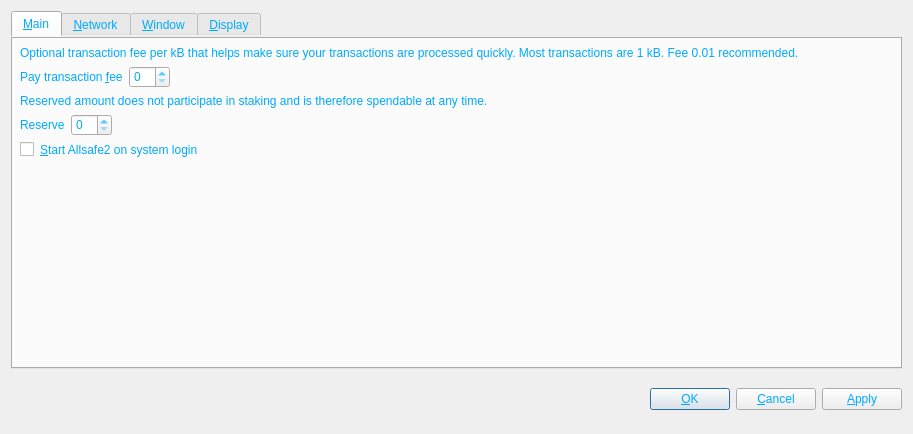
<?xml version="1.0" encoding="UTF-8"?>
<ui version="4.0">
 <class>OptionsDialog</class>
 <widget class="QDialog" name="OptionsDialog">
  <property name="geometry">
   <rect>
    <x>0</x>
    <y>0</y>
    <width>913</width>
    <height>434</height>
   </rect>
  </property>
  <property name="windowTitle">
   <string>Options</string>
  </property>
  <property name="styleSheet">
   <string notr="true">background-image: url(:/images/as1);
color: rgb(0, 170, 255);</string>
  </property>
  <property name="modal">
   <bool>true</bool>
  </property>
  <layout class="QVBoxLayout" name="verticalLayout">
   <item>
    <widget class="QTabWidget" name="tabWidget">
     <property name="styleSheet">
      <string notr="true">border-color: rgb(85, 170, 255);</string>
     </property>
     <property name="tabPosition">
      <enum>QTabWidget::North</enum>
     </property>
     <property name="currentIndex">
      <number>0</number>
     </property>
     <widget class="QWidget" name="tabMain">
      <attribute name="title">
       <string>&amp;Main</string>
      </attribute>
      <layout class="QVBoxLayout" name="verticalLayout_Main">
       <item>
        <widget class="QLabel" name="transactionFeeInfoLabel">
         <property name="text">
          <string>Optional transaction fee per kB that helps make sure your transactions are processed quickly. Most transactions are 1 kB. Fee 0.01 recommended.</string>
         </property>
         <property name="textFormat">
          <enum>Qt::PlainText</enum>
         </property>
         <property name="wordWrap">
          <bool>true</bool>
         </property>
        </widget>
       </item>
       <item>
        <layout class="QHBoxLayout" name="horizontalLayoutFee">
         <item>
          <widget class="QLabel" name="transactionFeeLabel">
           <property name="text">
            <string>Pay transaction &amp;fee</string>
           </property>
           <property name="textFormat">
            <enum>Qt::PlainText</enum>
           </property>
           <property name="buddy">
            <cstring>transactionFee</cstring>
           </property>
          </widget>
         </item>
         <item>
          <widget class="BitcoinAmountField" name="transactionFee"/>
         </item>
         <item>
          <spacer name="horizontalSpacerFee">
           <property name="orientation">
            <enum>Qt::Horizontal</enum>
           </property>
           <property name="sizeHint" stdset="0">
            <size>
             <width>40</width>
             <height>20</height>
            </size>
           </property>
          </spacer>
         </item>
        </layout>
       </item>
       <item>
        <widget class="QLabel" name="reserveBalanceInfoLabel">
         <property name="text">
          <string>Reserved amount does not participate in staking and is therefore spendable at any time.</string>
         </property>
         <property name="textFormat">
          <enum>Qt::PlainText</enum>
         </property>
         <property name="wordWrap">
          <bool>true</bool>
         </property>
        </widget>
       </item>
       <item>
        <layout class="QHBoxLayout" name="horizontalLayoutReserveBalance">
         <item>
          <widget class="QLabel" name="reserveBalanceLabel">
           <property name="text">
            <string>Reserve</string>
           </property>
           <property name="textFormat">
            <enum>Qt::PlainText</enum>
           </property>
           <property name="buddy">
            <cstring>reserveBalance</cstring>
           </property>
          </widget>
         </item>
         <item>
          <widget class="BitcoinAmountField" name="reserveBalance"/>
         </item>
         <item>
          <spacer name="horizontalSpacerReserveBalance">
           <property name="orientation">
            <enum>Qt::Horizontal</enum>
           </property>
           <property name="sizeHint" stdset="0">
            <size>
             <width>40</width>
             <height>20</height>
            </size>
           </property>
          </spacer>
         </item>
        </layout>
       </item>
       <item>
        <widget class="QCheckBox" name="bitcoinAtStartup">
         <property name="toolTip">
          <string>Automatically start Allsafe2 after logging in to the system.</string>
         </property>
         <property name="text">
          <string>&amp;Start Allsafe2 on system login</string>
         </property>
        </widget>
       </item>
       <item>
        <spacer name="verticalSpacer_Main">
         <property name="orientation">
          <enum>Qt::Vertical</enum>
         </property>
         <property name="sizeHint" stdset="0">
          <size>
           <width>20</width>
           <height>40</height>
          </size>
         </property>
        </spacer>
       </item>
      </layout>
     </widget>
     <widget class="QWidget" name="tabNetwork">
      <attribute name="title">
       <string>&amp;Network</string>
      </attribute>
      <layout class="QVBoxLayout" name="verticalLayout_Network">
       <item>
        <widget class="QCheckBox" name="mapPortUpnp">
         <property name="toolTip">
          <string>Automatically open the Allsafe2 client port on the router. This only works when your router supports UPnP and it is enabled.</string>
         </property>
         <property name="text">
          <string>Map port using &amp;UPnP</string>
         </property>
        </widget>
       </item>
       <item>
        <widget class="QCheckBox" name="connectSocks">
         <property name="toolTip">
          <string>Connect to the Allsafe2 network through a SOCKS proxy (e.g. when connecting through Tor).</string>
         </property>
         <property name="text">
          <string>&amp;Connect through SOCKS proxy:</string>
         </property>
        </widget>
       </item>
       <item>
        <layout class="QHBoxLayout" name="horizontalLayout_Network">
         <item>
          <widget class="QLabel" name="proxyIpLabel">
           <property name="text">
            <string>Proxy &amp;IP:</string>
           </property>
           <property name="textFormat">
            <enum>Qt::PlainText</enum>
           </property>
           <property name="buddy">
            <cstring>proxyIp</cstring>
           </property>
          </widget>
         </item>
         <item>
          <widget class="QValidatedLineEdit" name="proxyIp">
           <property name="maximumSize">
            <size>
             <width>140</width>
             <height>16777215</height>
            </size>
           </property>
           <property name="toolTip">
            <string>IP address of the proxy (e.g. 127.0.0.1)</string>
           </property>
          </widget>
         </item>
         <item>
          <widget class="QLabel" name="proxyPortLabel">
           <property name="text">
            <string>&amp;Port:</string>
           </property>
           <property name="textFormat">
            <enum>Qt::PlainText</enum>
           </property>
           <property name="buddy">
            <cstring>proxyPort</cstring>
           </property>
          </widget>
         </item>
         <item>
          <widget class="QLineEdit" name="proxyPort">
           <property name="maximumSize">
            <size>
             <width>55</width>
             <height>16777215</height>
            </size>
           </property>
           <property name="toolTip">
            <string>Port of the proxy (e.g. 9050)</string>
           </property>
          </widget>
         </item>
         <item>
          <widget class="QLabel" name="socksVersionLabel">
           <property name="text">
            <string>SOCKS &amp;Version:</string>
           </property>
           <property name="textFormat">
            <enum>Qt::PlainText</enum>
           </property>
           <property name="buddy">
            <cstring>socksVersion</cstring>
           </property>
          </widget>
         </item>
         <item>
          <widget class="QValueComboBox" name="socksVersion">
           <property name="toolTip">
            <string>SOCKS version of the proxy (e.g. 5)</string>
           </property>
          </widget>
         </item>
         <item>
          <spacer name="horizontalSpacer_Network">
           <property name="orientation">
            <enum>Qt::Horizontal</enum>
           </property>
           <property name="sizeHint" stdset="0">
            <size>
             <width>40</width>
             <height>20</height>
            </size>
           </property>
          </spacer>
         </item>
        </layout>
       </item>
       <item>
        <spacer name="verticalSpacer_Network">
         <property name="orientation">
          <enum>Qt::Vertical</enum>
         </property>
         <property name="sizeHint" stdset="0">
          <size>
           <width>20</width>
           <height>40</height>
          </size>
         </property>
        </spacer>
       </item>
      </layout>
     </widget>
     <widget class="QWidget" name="tabWindow">
      <attribute name="title">
       <string>&amp;Window</string>
      </attribute>
      <layout class="QVBoxLayout" name="verticalLayout_Window">
       <item>
        <widget class="QCheckBox" name="minimizeToTray">
         <property name="toolTip">
          <string>Show only a tray icon after minimizing the window.</string>
         </property>
         <property name="text">
          <string>&amp;Minimize to the tray instead of the taskbar</string>
         </property>
        </widget>
       </item>
       <item>
        <widget class="QCheckBox" name="minimizeOnClose">
         <property name="toolTip">
          <string>Minimize instead of exit the application when the window is closed. When this option is enabled, the application will be closed only after selecting Quit in the menu.</string>
         </property>
         <property name="text">
          <string>M&amp;inimize on close</string>
         </property>
        </widget>
       </item>
       <item>
        <spacer name="verticalSpacer_Window">
         <property name="orientation">
          <enum>Qt::Vertical</enum>
         </property>
         <property name="sizeHint" stdset="0">
          <size>
           <width>20</width>
           <height>40</height>
          </size>
         </property>
        </spacer>
       </item>
      </layout>
     </widget>
     <widget class="QWidget" name="tabDisplay">
      <attribute name="title">
       <string>&amp;Display</string>
      </attribute>
      <layout class="QVBoxLayout" name="verticalLayout_Display">
       <item>
        <layout class="QHBoxLayout" name="horizontalLayout_1_Display">
         <item>
          <widget class="QLabel" name="langLabel">
           <property name="text">
            <string>User Interface &amp;language:</string>
           </property>
           <property name="textFormat">
            <enum>Qt::PlainText</enum>
           </property>
           <property name="buddy">
            <cstring>lang</cstring>
           </property>
          </widget>
         </item>
         <item>
          <widget class="QValueComboBox" name="lang">
           <property name="toolTip">
            <string>The user interface language can be set here. This setting will take effect after restarting Allsafe2.</string>
           </property>
          </widget>
         </item>
        </layout>
       </item>
       <item>
        <layout class="QHBoxLayout" name="horizontalLayout_2_Display">
         <item>
          <widget class="QLabel" name="unitLabel">
           <property name="text">
            <string>&amp;Unit to show amounts in:</string>
           </property>
           <property name="textFormat">
            <enum>Qt::PlainText</enum>
           </property>
           <property name="buddy">
            <cstring>unit</cstring>
           </property>
          </widget>
         </item>
         <item>
          <widget class="QValueComboBox" name="unit">
           <property name="toolTip">
            <string>Choose the default subdivision unit to show in the interface and when sending coins.</string>
           </property>
          </widget>
         </item>
        </layout>
       </item>
       <item>
        <widget class="QCheckBox" name="displayAddresses">
         <property name="toolTip">
          <string>Whether to show Allsafe2 addresses in the transaction list or not.</string>
         </property>
         <property name="text">
          <string>&amp;Display addresses in transaction list</string>
         </property>
        </widget>
       </item>
       <item>
        <widget class="QCheckBox" name="coinControlFeatures">
         <property name="toolTip">
          <string>Whether to show coin control features or not.</string>
         </property>
         <property name="text">
          <string>Display coin &amp;control features (experts only!)</string>
         </property>
        </widget>
       </item>
       <item>
        <spacer name="verticalSpacer_Display">
         <property name="orientation">
          <enum>Qt::Vertical</enum>
         </property>
         <property name="sizeHint" stdset="0">
          <size>
           <width>20</width>
           <height>40</height>
          </size>
         </property>
        </spacer>
       </item>
      </layout>
     </widget>
    </widget>
   </item>
   <item>
    <layout class="QHBoxLayout" name="horizontalLayout_Buttons">
     <item>
      <spacer name="horizontalSpacer_1">
       <property name="orientation">
        <enum>Qt::Horizontal</enum>
       </property>
       <property name="sizeHint" stdset="0">
        <size>
         <width>40</width>
         <height>48</height>
        </size>
       </property>
      </spacer>
     </item>
     <item>
      <widget class="QLabel" name="statusLabel">
       <property name="font">
        <font>
         <weight>75</weight>
         <bold>true</bold>
        </font>
       </property>
       <property name="text">
        <string/>
       </property>
       <property name="textFormat">
        <enum>Qt::PlainText</enum>
       </property>
       <property name="wordWrap">
        <bool>true</bool>
       </property>
      </widget>
     </item>
     <item>
      <spacer name="horizontalSpacer_2">
       <property name="orientation">
        <enum>Qt::Horizontal</enum>
       </property>
       <property name="sizeHint" stdset="0">
        <size>
         <width>40</width>
         <height>48</height>
        </size>
       </property>
      </spacer>
     </item>
     <item>
      <widget class="QPushButton" name="okButton">
       <property name="text">
        <string>&amp;OK</string>
       </property>
      </widget>
     </item>
     <item>
      <widget class="QPushButton" name="cancelButton">
       <property name="text">
        <string>&amp;Cancel</string>
       </property>
       <property name="autoDefault">
        <bool>false</bool>
       </property>
      </widget>
     </item>
     <item>
      <widget class="QPushButton" name="applyButton">
       <property name="text">
        <string>&amp;Apply</string>
       </property>
       <property name="autoDefault">
        <bool>false</bool>
       </property>
      </widget>
     </item>
    </layout>
   </item>
  </layout>
 </widget>
 <customwidgets>
  <customwidget>
   <class>BitcoinAmountField</class>
   <extends>QSpinBox</extends>
   <header>bitcoinamountfield.h</header>
   <container>1</container>
  </customwidget>
  <customwidget>
   <class>QValidatedLineEdit</class>
   <extends>QLineEdit</extends>
   <header>qvalidatedlineedit.h</header>
  </customwidget>
  <customwidget>
   <class>QValueComboBox</class>
   <extends>QComboBox</extends>
   <header>qvaluecombobox.h</header>
  </customwidget>
 </customwidgets>
 <resources/>
 <connections/>
</ui>
